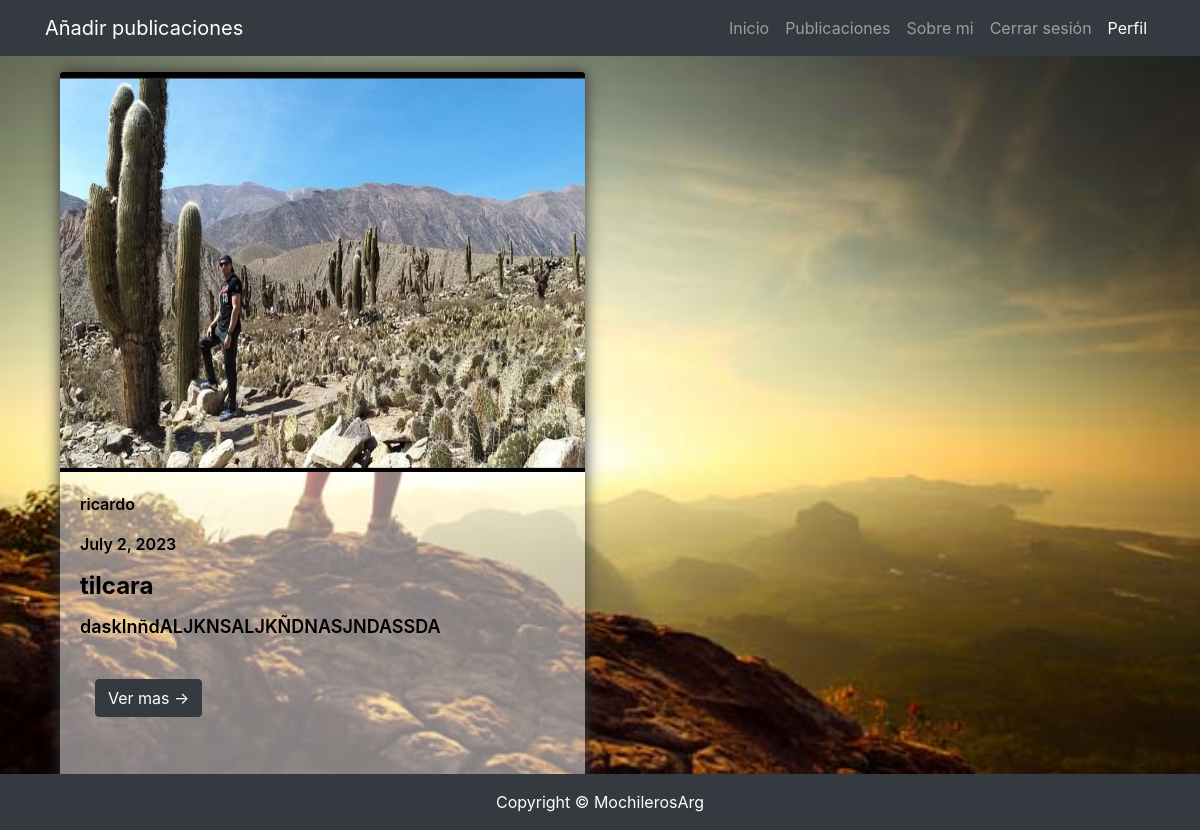
/BlogFinal/misPosts (signed in), run on the app's committed database.
### BlogFinal/models.py (models this page shows)
class Publicacion(models.Model):
    autor = models.ForeignKey(User, on_delete= models.CASCADE, default=1)
    titulo = models.CharField(max_length=25)
    fecha = models.DateField(auto_now_add= True)
    imagen = models.ImageField(upload_to='publicaciones/', default= 'imagen')
    descripcion = models.CharField(max_length=400)
    provincia = models.CharField(max_length=15)
    ciudad = models.CharField(max_length=20)
    indicaciones = models.CharField(max_length=200)

### BlogFinal/views.py (the view)
# urls.py: path('misPosts', views.misPost, name="misPost"),
@login_required
def misPost(request):
      posts = Publicacion.objects.all()
      usuario = (User.objects.get(username = request.user))
      autor = usuario
      contexto = {"posts" : posts, "usuario" : usuario, "autor" : autor}
      return render(request, "BlogFinal/misPublicaciones.html", contexto)

### BlogFinal/templates/BlogFinal/misPublicaciones.html
{% extends 'BlogFinal/padre.html'%}
{% load static %}
{% block contenidoQueCambia %}
{% for post in posts %}+}
{% if post.autor == usuario %}
<br>
<br>
<br>
<div class="container">
    <div class="col-lg-6">
        <div class="my-elements">
           <a href="#!"><img class="card-img-top" src="{{post.imagen.url}}" height="400px" alt="..." /></a>
           <div class="card-body">
                        <div class="fecha-autor"><p>{{ post.autor }}</p>
                        <p>{{ post.fecha }}</p></div>
                        <div class="titulo" > <h2 class="card-title h4"><b>{{ post.titulo }}</b></h2></div>
                       <div class="description"><p class="card-text">{{ post.descripcion }}</p></div>
<br>
                <div class="read-more">  <a class="btn btn-dark" href="{% url 'verPost' post.id %}">Ver mas →</a></div>
                            <br>
                            <br>
                         </div>
                    </div>
</div>
</div>
{% endif %}
{% endfor %}
{% endblock %}

### static/css/styles3.css (style rules this page uses)
body { background-image: url(/static/assets/img/login.svg.png); background-size: cover; background-position: center; height: 100%; width: 100%; }
.my-elements { box-shadow: 0px 0px 15px #333; margin-bottom: 30px; overflow: hidden; }
.read-more { margin : 15px; }
.fecha-autor { color: #000000; font-size: medium; font-weight: 600; }
.titulo { color: #000000; font-size: xx-large; font-weight: 600; }
.description { color: #000000; font-weight: 600; font-size: large; }
.card-body { flex: 1 1 auto; padding: 0.5rem 1rem; background-color: rgba(255, 255, 255, 0.5); }

### data on the page
Publicacion: imagen (picture), autor "ricardo", fecha "July 2, 2023", titulo "tilcara", descripcion "dasklnñdALJKNSALJKÑDNASJNDASSDA"
